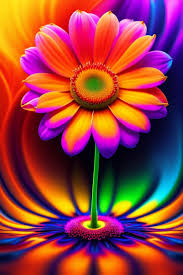
#> input picture mv_1.jpeg, 183 x 275 px
$ jupyter execute --allow-errors Lab_Task_1_21BAI1666.ipynb
#> lines starting #> are read from the running program, lines starting #| are printed output that depends on the picture; after the words box and inside, x2 and y2 are one past the last pixel; in counts of white or black regions, pixels touching at a corner belong together; long printed decimals are rounded
<a href="https://colab.research.google.com/github/mini1666/MACHINE-VISION/blob/main/Lab_Task_1_21BAI1666.ipynb" target="_parent"></a>

ASSIGNMENT-1(A)

TASK 1 : BASIC IMAGE STATISTICS AND COLOR SPACE CONVERSION

Objective:
Compute basic statistics and convert an image into different color spaces.
Steps:
1. Read the image: Load an Image using OpenCV.
2. Compute Basic Statistics: Calculate the mean, standard deviation, and histogram of each color channel.
3. Convert Color Spaces: Convert the image to HSV and Lab color spaces and display the results.

[cell 1]
import cv2
import numpy as np
import matplotlib.pyplot as plt

[cell 2]
#  1.READ THE IMAGE

image = cv2.imread("mv_1.jpeg")
#> image is the input picture: shape (275, 183, 3); mean B, G, R 65.6, 63.5, 150
image_rgb = cv2.cvtColor(image,cv2.COLOR_BGR2RGB)
plt.imshow( image)

[cell 3]
# 2.COMPUTE BASIC STATISTICS

channels = cv2.split(image)
color_names = ['Blue','Green','Red']

for i, channel in enumerate(channels) :
  mean = np.mean(channel)
  std_dev= np.std(channel)
#> this loop made 3 passes
#> (mean, std_dev) on passes 1 to 3: (65.56, 71.02), (63.54, 65.29), (150, 95.94)
histogram,_= np.histogram(channel, bins=256 ,range=[0, 256])
#> histogram = 256 values, max 3844 at index 255, min 64 at index 156, mean 196.6
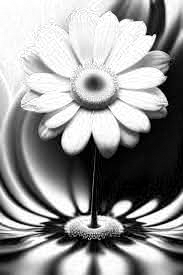
#> channel: shape (275, 183); min 0, max 255, mean 150

print(f'{color_names[i]} Channel:')
#| Red Channel:
print(f'Mean: {mean}')
#| Mean: 149.994
print(f'Standard Deviation: {std_dev}')
#| Standard Deviation: 95.942

# Plot the histogram

plt.figure(figsize=(6, 8))

plt.title(f' {color_names[i]} Channel Histogram' )
plt.xlabel('Pixel Intensity')
plt.ylabel('Frequency')
plt.plot(histogram, color=color_names[i].lower())
plt.xlim([0, 256])
plt.show()
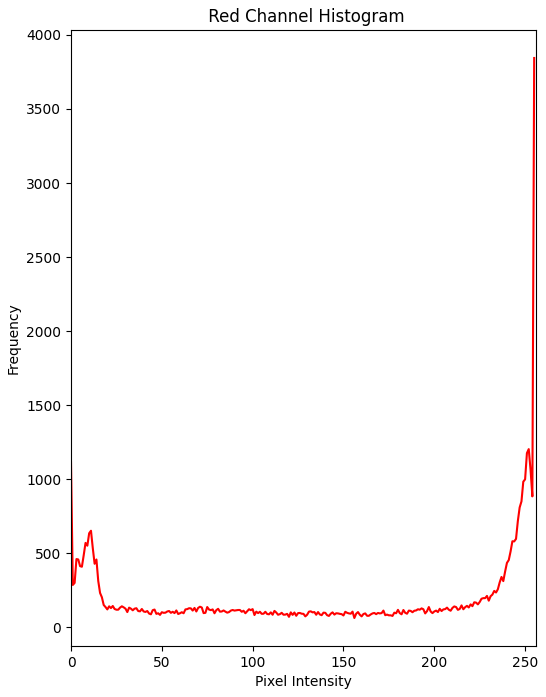
#> figure drawn by matplotlib, 1 panel; curve peaks at x = 255, y = 3844

[cell 4]
# 3. CONVERT TO ,HSV AND LAB IMAGES

hsv_image = cv2.cvtColor(image, cv2.COLOR_BGR2HSV)
#> hsv_image: shape (275, 183, 3); mean H, S, V 84.1, 226.8, 174.2
lab_image = cv2.cvtColor(image, cv2.COLOR_BGR2Lab)
#> lab_image: shape (275, 183, 3); mean of channels 0, 1, 2 108.3, 165.4, 144.2

# Display the original, HSV, and Lab images
plt.figure(figsize=(15, 5))

plt.subplot(1, 3, 1)
plt.imshow(image_rgb)
plt.title('Original Image (RGB)')
plt.axis('off')

plt.subplot(1, 3, 2)
plt.imshow(hsv_image)
plt.title('HSV Color Space')
plt.axis('off')

plt.subplot(1, 3, 3)
plt.imshow(lab_image)
plt.title('Lab Color Space')
plt.axis('off')

plt.tight_layout()
plt.show()
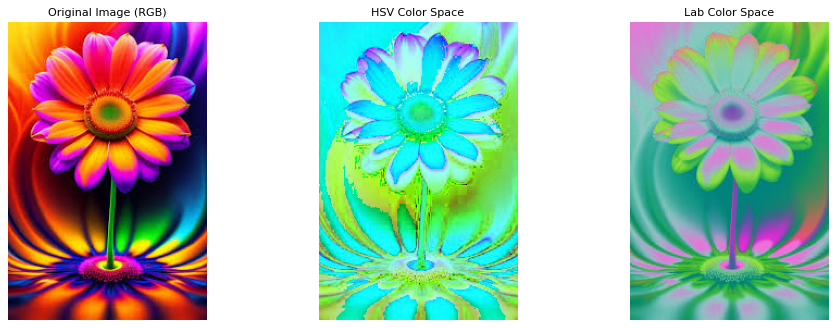
#> figure drawn by matplotlib, 3 panels

Task 2: Simple Image Segmentation Using Thresholding

Objective:
Segment an image into foreground and background using global thresholding.
Steps:
1. Read the Image: Load a grayscale image.
2. Apply Thresholding: Use a fixed threshold value to segment the image.
3. Display Results: Show the original and segmented images.

[cell 5]
# 1.READ THE IMAGE LOAD GRAYSCALE IMAGE
image = cv2.imread("MV.1.jpg", 0)
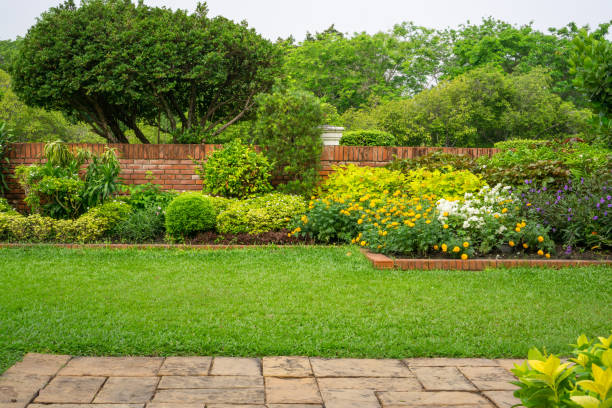
#> input picture MV.1.jpg, 612 x 408 px
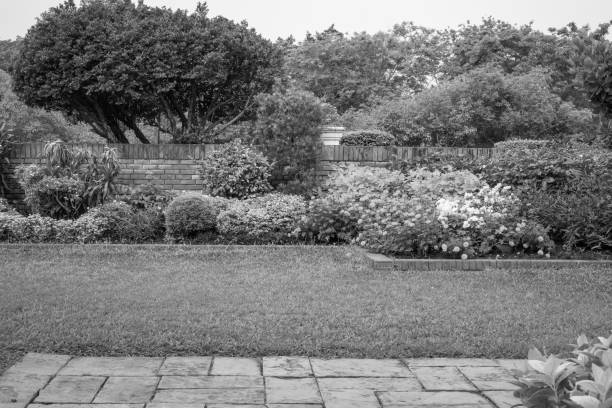
#> image: shape (408, 612); min 0, max 255, mean 121.8

[cell 6]
# 2. APPLY FIXED THRESHOLDING
threshold_value = 128
height, width = image.shape
#> height = 408; width = 612

segmented_image = np.zeros((height, width), dtype=np.uint8)
for i in range(height):
 for j in range(width):
   if image[i, j] > threshold_value:
           segmented_image[i, j] = 255
   else:
          segmented_image[i, j] = 0
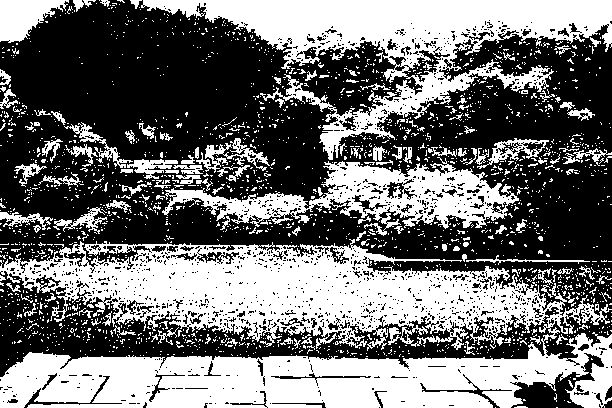
#> segmented_image: shape (408, 612); 44.6% white; 2073 white regions (1934 under 20 px), largest, box (x1, y1, x2, y2) and area: (0, 239, 612, 408) 60083, (141, 0, 612, 160) 23239, (162, 157, 519, 236) 9990
# Set to black if the pixel value is below or equal to

[cell 7]
#  3. DISPLAY THE ORIGNAL AND SEGMENTED IMAGES
plt.figure(figsize=(10, 5))

plt.subplot(1, 2, 1)
plt.imshow(image, cmap='gray')
plt.title('Original Grayscale Image' )
plt.axis('off')

plt.subplot(1, 2, 2)
plt.imshow(segmented_image, cmap='gray')
plt.title('Segmented Image (Fixed Threshold) ')
plt.axis('off')
plt.tight_layout()
plt.show()

Task 3: Color-Based Segmentation

Objective:
Segment specific objects in an image based on their color.
Steps:
1. Read the image: Load an image with objects of different colors.
2. Convert to HSV: Convert the image to HSV color space.
3. Apply Color Thresholding: Use color thresholds to segment objects of a specific color.
4. Display Results: Show the original and segmented images

[cell 8]
#  1. LOAD THE IMAGE
image = cv2.imread("coloredobjects.jpeg")
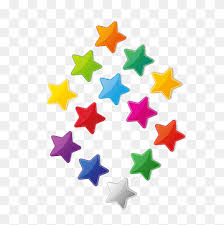
#> input picture coloredobjects.jpeg, 224 x 225 px
#> image is the input picture: shape (225, 224, 3); mean B, G, R 225.1, 229.9, 234.4

#  2.CONVERT TO HSV
hsv_image = cv2.cvtColor(image, cv2.COLOR_BGR2HSV)
#> hsv_image: shape (225, 224, 3); mean H, S, V 20.7, 25.8, 240.3

# 3.APPLY TO COLOUR THRRESHOLDING

lower_blue = np.array([100, 150, 0])
upper_blue = np.array([140, 255, 255])

mask = np.zeros(hsv_image.shape[:2], dtype=np.uint8)

for i in range(hsv_image.shape[0]):
  for j in range(hsv_image.shape[1]):
       if lower_blue[0] <= hsv_image[i, j, 0] <= upper_blue[0] and \
          lower_blue[1] <= hsv_image[i, j, 1] <= upper_blue[1] and \
          lower_blue[2] <= hsv_image[i, j, 2] <= upper_blue[2]:
            mask[i, j] = 255
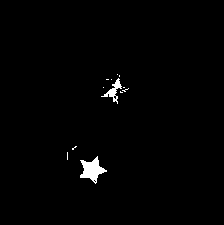
#> mask: shape (225, 224); 1.1% white; 12 white regions (10 under 20 px), largest, box (x1, y1, x2, y2) and area: (80, 156, 107, 184) 360, (101, 78, 122, 104) 159

segmented_image = cv2.bitwise_and(image, image, mask=mask)
#> segmented_image: shape (225, 224, 3)

image_rgb = cv2.cvtColor(image, cv2.COLOR_BGR2RGB)
#> image_rgb: shape (225, 224, 3)
segmented_image_rgb = cv2.cvtColor(segmented_image, cv2.COLOR_BGR2RGB)

plt.figure(figsize=(12, 6))

plt.subplot(1, 2, 1)
plt.imshow(image_rgb)
plt.title( 'Original Image' )
plt.axis('off')

plt.subplot(1, 2, 2)
plt.imshow(segmented_image_rgb)
plt.title('Segmented Image (Blue Objects) ')
plt.axis('off')

plt.tight_layout()
plt.show()

ASSIGNMENT -1(B)

Task 1: Image Negative Transformation

Objective: Create an image negative using Python.
Steps
1. Load a grayscale image.
2. Apply the image negative transformation.
3. Display the original and the negative image.

[cell 9]
# Step 1: Load the grayscale image
image = cv2.imread("MV.1.jpg", 0)
# Step 2: Apply the image negative transformation
height, width = image.shape
negative_image = np.zeros((height, width), dtype=np.uint8)

# Perform the negative transformation
for i in range(height):
    for j in range(width):
       negative_image[i, j] = 255 - image[i, j]
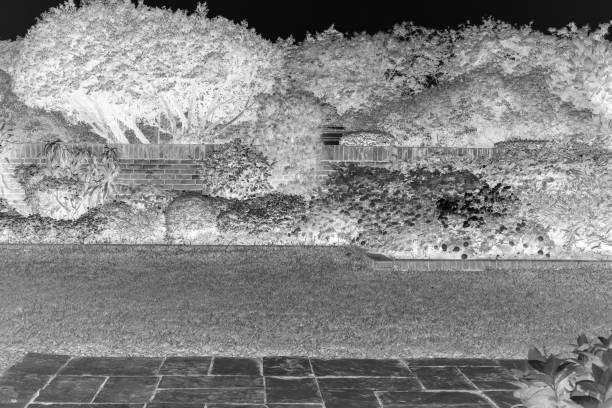
#> negative_image: shape (408, 612); min 0, max 255, mean 133.2

# Step 3: Display the original and negative images
plt.figure(figsize=(10, 5))

plt.subplot(1, 2, 1)
plt.imshow(image, cmap='gray')
plt.title('Original Grayscale Image' )
plt.axis('off')

plt.subplot(1, 2, 2)
plt.imshow(negative_image, cmap='gray')
plt.title('Negative Image')
plt.axis('off')

plt.tight_layout()
plt.show()

Task 2: Gamma Correction

Objective: Apply gamma correction with different gamma values.
Steps:
1. Load a grayscale image.
2. Apply gamma correction with y=0.5\gamma = 0.5y=0.5, y=1.0\gamma = 1.0y-1.0, and y \gamma 2.0y-2.0.
3. Display the original and the gamma-corrected images.

[cell 10]
# Step 1: Load the grayscale image
image = cv2.imread("image.jpeg", 0)
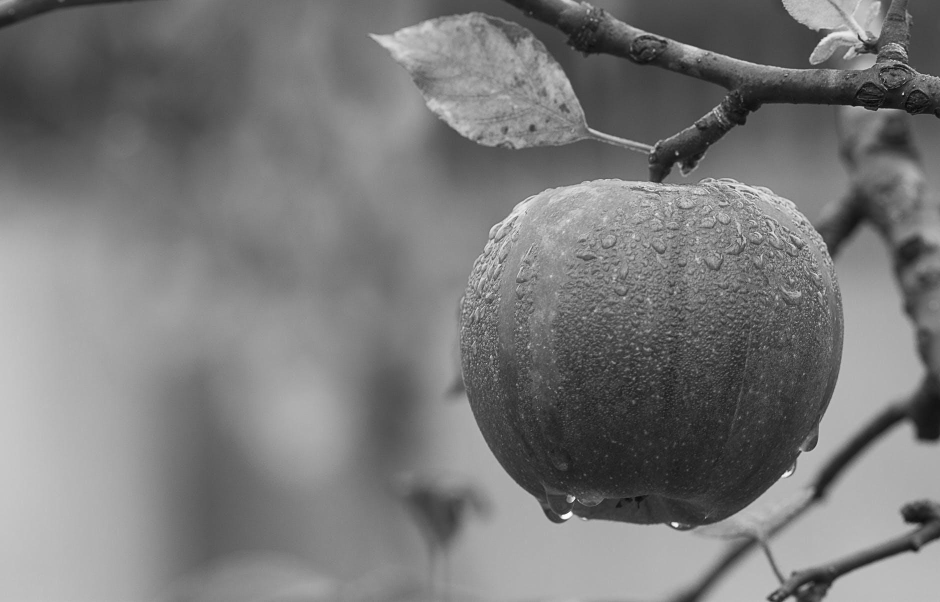
#> input picture image.jpeg, 1880 x 1204 px (shown at 1/2 size)
#> image is the input picture: shape (1204, 1880); min 0, max 255, mean 121.2
